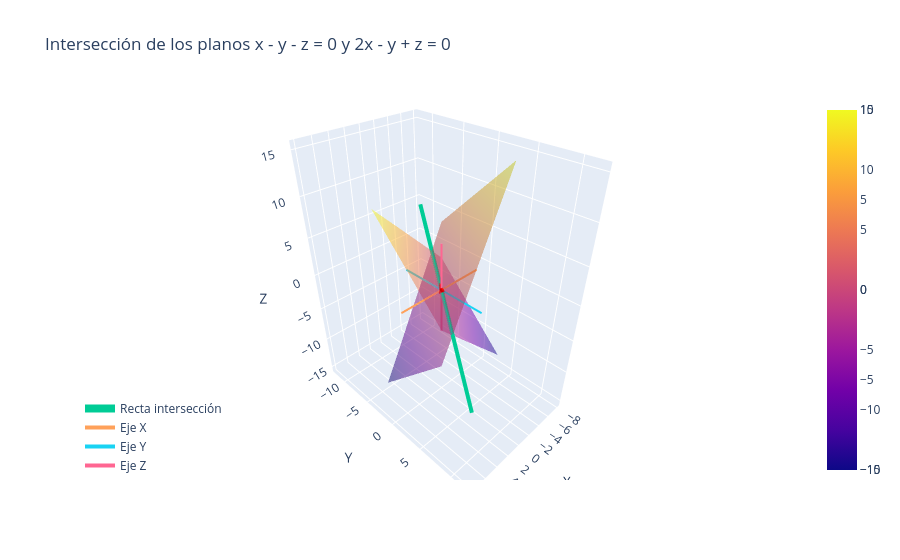

The code cell stored with this chart in its notebook:
### Markdown cell above
## 6) Interpretación geométrica

* El sistema homogéneo define la intersección de dos planos que pasan por el origen.
* Su intersección es una recta.
* El vector $(-2,-3,1)$ da la dirección de esa recta.
* Todo vector solución es un múltiplo escalar de ese vector.

### Code cell
import numpy as np
import plotly.graph_objects as go

# =========================
# Mallado para los planos
# =========================
x = np.linspace(-5, 5, 40)
y = np.linspace(-5, 5, 40)
X, Y = np.meshgrid(x, y)

# Plano 1: x - y - z = 0  →  z = x - y
Z1 = X - Y

# Plano 2: 2x - y + z = 0 → z = y - 2x
Z2 = Y - 2*X

# =========================
# Recta intersección
# (x,y,z) = t(-2,-3,1)
# =========================
t = np.linspace(-4, 4, 50)
xr = -2*t
yr = -3*t
zr = t

# =========================
# Crear figura
# =========================
fig = go.Figure()

# Plano 1
fig.add_trace(go.Surface(
    x=X, y=Y, z=Z1,
    opacity=0.5,
    name="Plano x - y - z = 0"
))

# Plano 2
fig.add_trace(go.Surface(
    x=X, y=Y, z=Z2,
    opacity=0.5,
    name="Plano 2x - y + z = 0"
))

# Recta intersección
fig.add_trace(go.Scatter3d(
    x=xr, y=yr, z=zr,
    mode='lines',
    line=dict(width=8),
    name="Recta intersección"
))

# =========================
# Vector generador como flecha
# =========================
fig.add_trace(go.Cone(
    x=[0],
    y=[0],
    z=[0],
    u=[-2],
    v=[-3],
    w=[1],
    colorscale=[[0, "red"], [1, "red"]],
    showscale=False,
    sizemode="absolute",
    sizeref=1.5,
    name="Vector generador (-2,-3,1)"
))

# =========================
# Ejes coordenados
# =========================
L = 6

fig.add_trace(go.Scatter3d(
    x=[-L, L], y=[0, 0], z=[0, 0],
    mode='lines',
    line=dict(width=4),
    name="Eje X"
))

fig.add_trace(go.Scatter3d(
    x=[0, 0], y=[-L, L], z=[0, 0],
    mode='lines',
    line=dict(width=4),
    name="Eje Y"
))

fig.add_trace(go.Scatter3d(
    x=[0, 0], y=[0, 0], z=[-L, L],
    mode='lines',
    line=dict(width=4),
    name="Eje Z"
))

# =========================
# Ajustes visuales
# =========================
fig.update_layout(
    title="Intersección de los planos x - y - z = 0 y 2x - y + z = 0",
    scene=dict(
        xaxis_title='X',
        yaxis_title='Y',
        zaxis_title='Z'
    ),
    legend=dict(
        x=0,
        y=0,
        xanchor='left',
        yanchor='bottom',
        bgcolor='rgba(255,255,255,0.7)'
    )
)

fig.show()

fig.write_image(r"C:\Users\marco\Downloads\planos_recta_interseccion.png")

### Figure 1 — Plotly figure (JSON) as saved in the notebook; plotly's stock layout.template omitted (floating-point values rounded to 4 significant figures; data arrays with more than 128 entries replaced by an {"elided": "..."} marker saying what was removed)
{"data": [{"name": "Plano x - y - z = 0", "opacity": 0.5, "type": "surface", "x": {"elided": "40x40 float values"}, "y": {"elided": "40x40 float values"}, "z": {"elided": "40x40 float values"}}, {"name": "Plano 2x - y + z = 0", "opacity": 0.5, "type": "surface", "x": {"elided": "40x40 float values"}, "y": {"elided": "40x40 float values"}, "z": {"elided": "40x40 float values"}}, {"line": {"width": 8}, "mode": "lines", "name": "Recta intersección", "type": "scatter3d", "x": [8.0, 7.673, 7.347, 7.02, 6.694, 6.367, 6.041, 5.714, 5.388, 5.061, 4.735, 4.408, 4.082, 3.755, 3.429, 3.102, 2.776, 2.449, 2.122, 1.796, 1.469, 1.143, 0.8163, 0.4898, 0.1633, -0.1633, -0.4898, -0.8163, -1.143, -1.469, -1.796, -2.122, -2.449, -2.776, -3.102, -3.429, -3.755, -4.082, -4.408, -4.735, -5.061, -5.388, -5.714, -6.041, -6.367, -6.694, -7.02, -7.347, -7.673, -8.0], "y": [12.0, 11.51, 11.02, 10.53, 10.04, 9.551, 9.061, 8.571, 8.082, 7.592, 7.102, 6.612, 6.122, 5.633, 5.143, 4.653, 4.163, 3.673, 3.184, 2.694, 2.204, 1.714, 1.224, 0.7347, 0.2449, -0.2449, -0.7347, -1.224, -1.714, -2.204, -2.694, -3.184, -3.673, -4.163, -4.653, -5.143, -5.633, -6.122, -6.612, -7.102, -7.592, -8.082, -8.571, -9.061, -9.551, -10.04, -10.53, -11.02, -11.51, -12.0], "z": [-4.0, -3.837, -3.673, -3.51, -3.347, -3.184, -3.02, -2.857, -2.694, -2.531, -2.367, -2.204, -2.041, -1.878, -1.714, -1.551, -1.388, -1.224, -1.061, -0.898, -0.7347, -0.5714, -0.4082, -0.2449, -0.08163, 0.08163, 0.2449, 0.4082, 0.5714, 0.7347, 0.898, 1.061, 1.224, 1.388, 1.551, 1.714, 1.878, 2.041, 2.204, 2.367, 2.531, 2.694, 2.857, 3.02, 3.184, 3.347, 3.51, 3.673, 3.837, 4.0]}, {"colorscale": [[0, "red"], [1, "red"]], "name": "Vector generador (-2,-3,1)", "showscale": false, "sizemode": "absolute", "sizeref": 1.5, "type": "cone", "u": [-2], "v": [-3], "w": [1], "x": [0], "y": [0], "z": [0]}, {"line": {"width": 4}, "mode": "lines", "name": "Eje X", "type": "scatter3d", "x": [-6, 6], "y": [0, 0], "z": [0, 0]}, {"line": {"width": 4}, "mode": "lines", "name": "Eje Y", "type": "scatter3d", "x": [0, 0], "y": [-6, 6], "z": [0, 0]}, {"line": {"width": 4}, "mode": "lines", "name": "Eje Z", "type": "scatter3d", "x": [0, 0], "y": [0, 0], "z": [-6, 6]}], "layout": {"legend": {"bgcolor": "rgba(255,255,255,0.7)", "x": 0, "xanchor": "left", "y": 0, "yanchor": "bottom"}, "scene": {"xaxis": {"title": {"text": "X"}}, "yaxis": {"title": {"text": "Y"}}, "zaxis": {"title": {"text": "Z"}}}, "title": {"text": "Intersección de los planos x - y - z = 0 y 2x - y + z = 0"}}}
